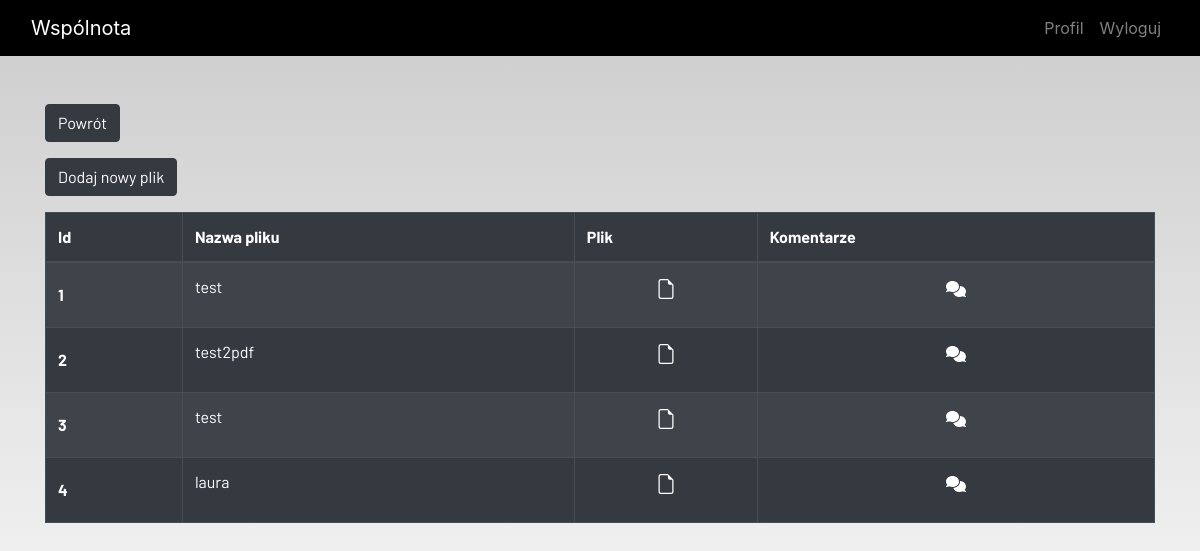
Page /documents/ (signed in) on the committed database.
### ideas/models.py (models this page shows, shortened)
class Report(models.Model):
    id = models.AutoField(primary_key=True)
    file_name = models.CharField(("Nazwa pliku"), max_length=255, null=True)
    my_file = models.FileField(("Plik"), upload_to='', null=True)

### ideas/view/document_views.py (the view)
# urls.py: path('documents/', fileView, name='documents'),
def fileView(request):
    if request.method == 'POST':
        form = FileUploadForm2(request.POST, request.FILES)
        if form.is_valid():
            form.save()
            messages.success(request, f"Dodano nowegy plik")
        else:
            messages.error(request, f"Niepoprawny plik")
    else:
        form = FileUploadForm2(request.POST, request.FILES)
    reports = Report.objects.all()
    logged = whoLogged(request)
    context = {
        'reports': reports,
        'form': form,
        'logged': logged
    }
    return render(request, 'registration/report/reports.html', context)

### ideas/functions/user_function.py (called while the page is built)
def whoLogged(request):
    locals = Local.objects.all()
    logged = 'nobody'
    for local in locals:
        if local.admin == request.user:
            logged = 'admin'
            break
        elif local.owner == request.user:
            logged = 'resident'
            break
    return logged

### ideas/templates/registration/report/reports.html (shortened to what this page needs)
{% extends 'registration/main.html' %}
{% load static %}
{% block content %}
{% load crispy_forms_tags %}
<div class="container" >
    <div class="form-group">
        <a href="{% url 'home' %}">
            <button  class="btn btn-dark" >
                    Powrót
            </button>
        </a>
    </div>
</div>
{% if logged == 'admin' %}
<div class="container" >
    <div class="form-group">
            <button class="btn btn-dark" data-toggle="modal" data-target="#myModal">
                Dodaj nowy plik
            </button>
    </div>
</div>
{% endif %}
<div class="container">
    <table class="table table-striped table-bordered table-hover table-dark">
        <thead>
            <tr>
                <th scope="col">Id</th>
                <th scope="col">Nazwa pliku</th>
                <th scope="col">Plik</th>
                <th scope="col">Komentarze</th>
            </tr>
        </thead>
        <tbody>
            {% for document in  reports %}
            <tr>
                <th scope="row" class="align-middle">{{ forloop.counter }}</th>
                <td>{{ document.file_name }}</td>
                <td><p style="text-align: center">
                    <a  href="{{ document.my_file.url }}">
                        <svg xmlns="http://www.w3.org/2000/svg" width="20" height="20" fill="white" class="bi bi-file-earmark" viewBox="0 0 16 16">
                        <path d="M14 4.5V14a2 2 0 0 1-2 2H4a2 2 0 0 1-2-2V2a2 2 0 0 1 2-2h5.5L14 4.5zm-3 0A1.5 1.5 0 0 1 9.5 3V1H4a1 1 0 0 0-1 1v12a1 1 0 0 0 1 1h8a1 1 0 0 0 1-1V4.5h-2z"/>
                        </svg>
                    </a>
                </p></td>
                <td><p style="text-align: center">
                    <a  href="{% url 'comments' document.id %}">
                    </a>
                </p></td>
            </tr>
            {%  endfor %}
        </tbody>
    </table>
</div>
{% endblock content %}

### static/main.css (style rules this page uses)
html { scroll-behavior: smooth; height: 100%; width: 100%; }
a { text-decoration: none !important; color: black; }
html, body { max-width: 100%; overflow-x: hidden; height: 100%; width: 100%; }
body { background: linear-gradient(rgba(0, 0, 0, 0.2), rgba(255, 255, 255, 0.5)); overflow-x: hidden; background-repeat: no-repeat; }

### rows in the picture
Report: file_name "test"
Report: file_name "test2pdf"
Report: file_name "test"
Report: file_name "laura"
